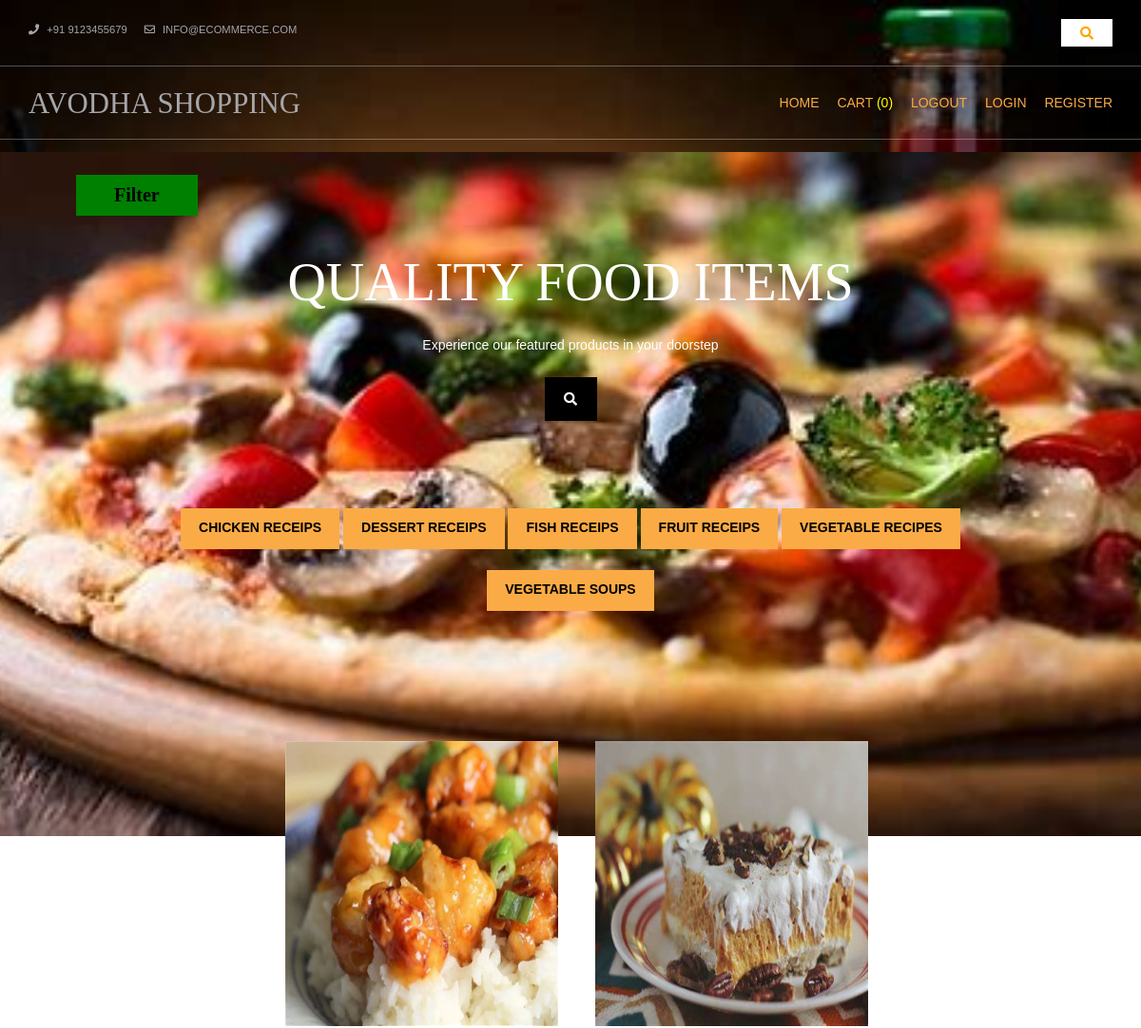
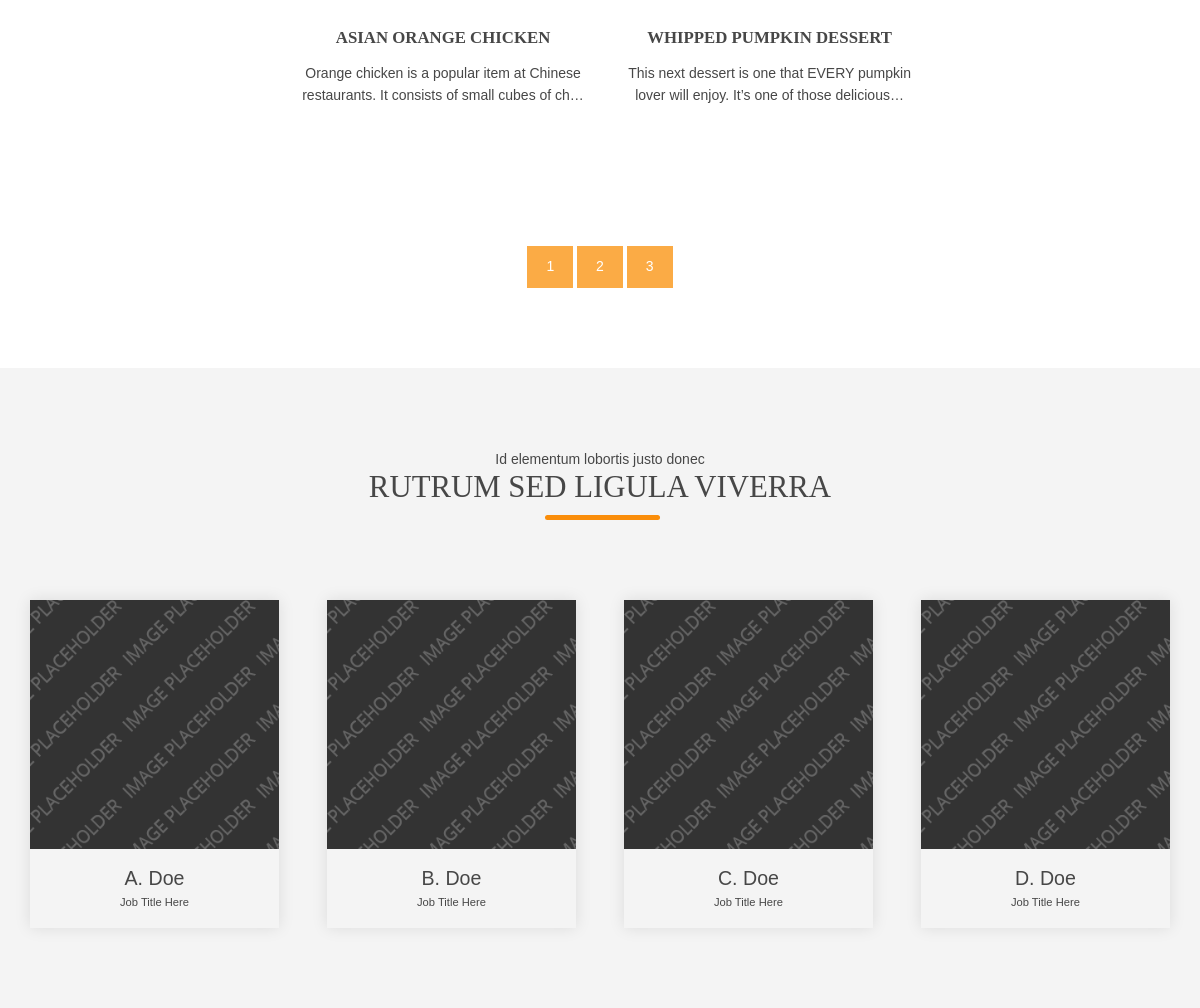
Screenshot of /?page=2 with the database file from the repository (2 pictures, top to bottom).
### Home/models.py (models this page shows, shortened)
class categories(models.Model):
    name = models.CharField(max_length=250, unique=True)
    categoriesslug = models.SlugField(max_length=250, unique=True)
    class Meta:
        ordering = ('name',)
        verbose_name = 'cat'
        verbose_name_plural = 'categories'
    def get_url(self):
        return reverse('prod_category', args=[self.categoriesslug])

class products(models.Model):
    name = models.CharField(max_length=250, unique=True)
    productslug = models.SlugField(max_length=250, unique=True)
    desc = models.TextField()
    img = models.ImageField(upload_to='ImageEcommerce')
    stock = models.IntegerField()
    availability = models.BooleanField()
    price = models.IntegerField()
    category = models.ForeignKey(categories, on_delete=models.CASCADE)
    def get_url(self):
        return reverse('details',args=[self.category.categoriesslug,self.productslug])

### Home/views.py (the view)
# urls.py: 2. Add a URL to urlpatterns:  path('', views.home, name='home')
def home(request, c_slug=None):
    c_page = None
    product = None
    if c_slug != None:
        c_page = get_object_or_404(categories,categoriesslug=c_slug)
        product = products.objects.filter(category=c_page,availability=True)
    else:
        product = products.objects.all().filter(availability=True)
    cat = categories.objects.all()
    paginator = Paginator(product, '2')
    try:
        page = int(request.GET.get('page','1'))
    except:
        page = 1
    try:
        pro = paginator.page(page)
    except(EmptyPage, InvalidPage):
        pro = paginator.page(paginator.num_pages)
    return render(request, "homepage.html", {'pr': product, 'cat': cat, 'pg': pro})

### cart/context_processor.py (called while the page is built)
def count(request):
    item_count = 0
    if 'admin' in request.path:
        return ()
    else:
        try:
            ct = Cartlist.objects.filter(cart_id=c_id(request))
            cti = items_in_cart.objects.all().filter(cart_carts=ct[:1])
            for c in cti:
                item_count += c.quantity_cart
        except Cartlist.DoesNotExist:
            item_count = 0
    return dict(ic=item_count)

### cart/views.py (called while the page is built)
def c_id(request):
    ct_id = request.session.session_key
    if not ct_id:
        ct_id = request.session.create()
    return ct_id

### templates/homepage.html (shortened to what this page needs)
{% extends 'homepagebase.html' %}
{% block content %}
{% load static %}
<div class="abcd" style="background-image:url('{% static 'homepagefile/images/demo/backgrounds/bg 8.jpg' %}');"
     xmlns="http://www.w3.org/1999/html">
   <div class="dropdown">
  <button class="dropbtn"><b>Filter</b></button>
</div>
  <div id="pageintro" class="hoc clear" style="padding-top:36px;">
    <article>
      <h3 class="heading">Quality Food items</h3>
      <p>Experience our featured products in your doorstep</p>
<div class="wrapper row0" style="padding-left:400px;padding-right:400px;">
    <div id="topbar" class="hoc clear">
      <div class="center" style="background-color:black;padding-top:14px;padding-bottom:14px;">
        <ul class="nospace">
          <li id="searchform" style="color:white;font-size:40px;">
          </li>
        </ul>
      </div>
    </div>
  </div>
      <footer>
        {% for j in cat %}
        <ul class="nospace inline pushright"><br>
          <li><b><a class="btn" style="color:black" href="{{j.get_url}}">{{j.name}}</a></b></li>
        </ul>
        {% endfor %}
      </footer>
    </article>
  </div>
</div>
<div class="wrapper row3" style="padding-left:260px;">
  <main class="hoc container clear">
    <section id="introblocks">
      <ul class="nospace group btmspace-80">
              {% for i in pg.object_list %}
        <li class="one_third">
          <figure><a class="imgover" href="{{i.get_url}}"><img src="{{ i.img.url }}" style="height:300px;width:300;" alt=""></a>
            <figcaption>
              <h6 class="heading">{{i.name}}</h6>
            </figcaption>
            <p>{{i.desc |truncatechars:90}}</p>
          </figure><br><br>
        </li>
            {% endfor %}
        </ul>
    </section>
    <div style="text-align:center;padding-right:260px;">
      {% for p in pg.paginator.page_range %}
      <a href="?page={{p}}" class="btn btn-light btn-sm {% if pg.number == p %} active {% endif %}">{{p}}</a>
    </div>
</div>
<div class="wrapper row2">
  <div class="hoc container clear">
    <div class="sectiontitle">
      <p class="nospace font-xs">Id elementum lobortis justo donec</p>
      <p class="heading underline font-x2">Rutrum sed ligula viverra</p>
    </div>
    <ul class="nospace group team">
      <li class="one_quarter first">
        <figure><a class="imgover" href="#"><img src="{% static 'homepagefile/images/demo/300x300.png' %}" alt=""></a>
          <figcaption><strong>A. Doe</strong> <em>Job Title Here</em></figcaption>
        </figure>
      </li>
      <li class="one_quarter">
        <figure><a class="imgover" href="#"><img src="{% static 'homepagefile/images/demo/300x300.png' %}" alt=""></a>
          <figcaption><strong>B. Doe</strong> <em>Job Title Here</em></figcaption>
        </figure>
      </li>
      <li class="one_quarter">
        <figure><a class="imgover" href="#"><img src="{% static 'homepagefile/images/demo/300x300.png' %}" alt=""></a>
          <figcaption><strong>C. Doe</strong> <em>Job Title Here</em></figcaption>
        </figure>
      </li>
      <li class="one_quarter">
        <figure><a class="imgover" href="#"><img src="{% static 'homepagefile/images/demo/300x300.png' %}" alt=""></a>
          <figcaption><strong>D. Doe</strong> <em>Job Title Here</em></figcaption>
        </figure>
      </li>
    </ul>
  </div>
</div>
{% endblock %}

### static/homepagefile/layout/styles/layout.css (style rules this page uses)
#topbar { padding:20px 0; font-size:.8rem; text-transform:uppercase; }
#topbar ul li { display:inline-block; margin-right:15px; }
#topbar ul li:last-child { margin-right:0; padding-right:0; border-right:none; }
#topbar #searchform { position:relative; line-height:1; z-index:9999; }
#topbar #searchform::after { display:block; height:18px; line-height:18px; padding:0; font-family:"Font Awesome\ 5 Free"; font-weight:900; font-size:1rem; content:"\f002"; }
#topbar #searchform ::placeholder { text-transform:capitalize; }
#pageintro { padding:200px 0 300px; }
#pageintro article, #pageintro article p { display:block; max-width:75%; margin:0 auto; text-align:center; }
#pageintro article p { max-width:65%; line-height:2rem; }
#pageintro .heading { margin-bottom:20px; font-size:4rem; }
#pageintro footer { margin-top:50px; }
.container { padding:80px 0; }
.sectiontitle { display:block; max-width:55%; margin:0 auto 80px; text-align:center; }
.sectiontitle * { margin:0; }
#introblocks { display:block; position:relative; margin:-180px 0 0 0; z-index:1; text-align:center; }
#introblocks figure figcaption { display:block; padding:30px 0 0 0; text-align:center; }
#introblocks figure figcaption .heading { font-size:1.2rem; font-weight:700; margin-bottom:0; }
.team li:last-child { margin-bottom:0; }
.team figure { display:block; text-align:center; }
.team figure * { margin:0; padding:0; }
.team figure figcaption { padding:20px 10px; line-height:1; }
.team figure strong { display:block; margin-bottom:8px; font-size:1.4rem; font-weight:400; }
.team figure em { display:block; font-style:normal; font-size:.8rem; }
*, *::before, *::after { transition:all .3s ease-in-out; }
body { color:#A5A6AA; background-color:#1C1D21; }
a { color:#FBAB45; }
.btn, .btn.inverse:hover { color:#FFFFFF; background-color:#FBAB45; border-color:#FBAB45; }
.imgover, .imgover:hover::after { color:#FFFFFF; }
.heading.underline::after { background-color:#FA8D0A; }
.row2 { color:#474747; background-color:#F4F4F4; }
.row3 { color:#474747; background-color:#FFFFFF; }
#topbar #searchform { color:#FBAB45; }
#pageintro { color:#FFFFFF; }
.team figure, .latest article { box-shadow:0px 0px 15px rgba(0,0,0,.1); }
@media screen and (min-width:1140px) { .hoc { max-width:1140px; } }

### templates/homepagebase.html (style rules this page uses)
.abcd { height:90%; background-position:center; background-repeat:no repeat; background-size:cover; }
.dropbtn { background-color: green; color: black; padding: 3px; font-size: 20px; border: none; cursor: pointer; padding-left:40px; padding-right:40px; padding-top:10px; padding-bottom:10px; font-family: Calibre; }
.dropdown { position: relative; display: inline-block; padding-left:80px; padding-top:24px; padding-bottom:2px; }

### rows the page displays
categories: name "CHICKEN RECEIPS"
categories: name "DESSERT RECEIPS"
categories: name "FISH RECEIPS"
categories: name "FRUIT RECEIPS"
categories: name "VEGETABLE RECIPES"
categories: name "VEGETABLE SOUPS"
products: img (picture), name "ASIAN ORANGE CHICKEN", desc "Orange chicken is a popular item at Chinese restaurants. It consists of small cubes of ch…"
products: img (picture), name "WHIPPED PUMPKIN DESSERT", desc "This next dessert is one that EVERY pumpkin lover will enjoy. It’s one of those delicious…"

### other values shown
{{ ic }} "0"
{{ p }} "1" "2" "3"
